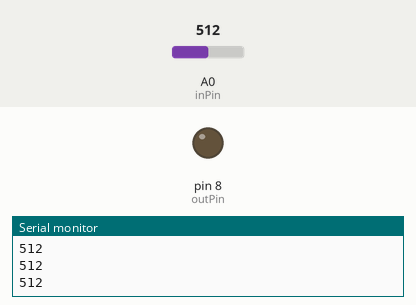
A sketch run on a simulated Arduino Uno, built with avr-gcc and run on an emulated ATmega328P. Shown: output pins drawn as LEDs (lit = HIGH), the last lines printed to the serial monitor. Inputs (shaded band) come from the test bench; at power-on: A0 (inPin) = 512.

Above: at 1.2 s.
1.3 s: A0 (inPin) set to 419
3.5 s: A0 (inPin) set to 395
At 4.9 s:
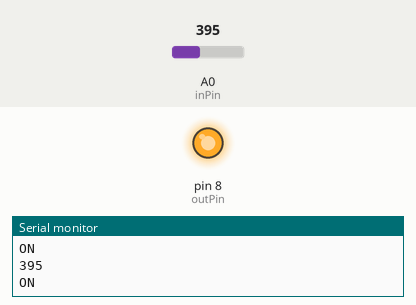
6.0 s: A0 (inPin) set to 511
At 7.7 s:
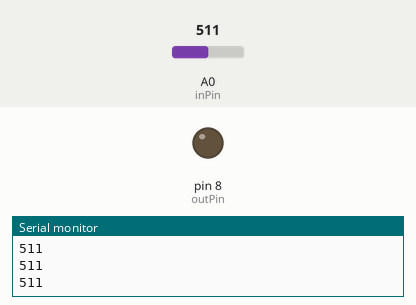
8.0 s: A0 (inPin) set to 306
At 9.6 s:
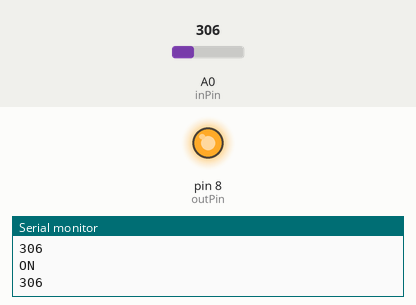
Timing chart, 0 to 11.5 s (numbered marks = the images above; inputs shaded):
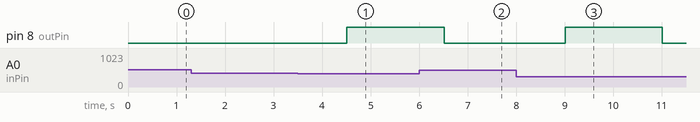

Measured:
- the behaviour switches between 412 and 411 on A0 (inPin) (found by bisection; images 0 and 1)
- after the input at 3.5 s, pin 8 (outPin): LOW → HIGH after 1.0 s
- after the input at 6.0 s, pin 8 (outPin): goes on until 6.5 s, then stays LOW
- after the input at 8.0 s, pin 8 (outPin): LOW → HIGH after 1.0 s, → LOW 2.0 s later

The sketch:

ball_return.ino
```cpp
#define outPin 8
#define inPin 0

const int tolerance = 100;
int emptyLevel;
long int timeNoticed;
bool noticed = false;

void setup()
{
  // initialize digital pin LED_BUILTIN as an output.
  pinMode(outPin, OUTPUT);
  pinMode(inPin, INPUT);
  Serial.begin(9600);

  emptyLevel = analogRead(inPin);
}

void loop()
{
  int x = analogRead(inPin);
  Serial.println(x);

  if(!noticed && emptyLevel - x > tolerance)
  {
    noticed = true;
    timeNoticed = millis();
  }

  if(noticed)
  {
    int elapsed = millis() - timeNoticed;

    if(elapsed <= 1000)
    {
      // wait 1 seconds
      Serial.println("NOTICED");
    }
    else if(elapsed <= 3000)
    {
      // turn on for 2 seconds
      digitalWrite(outPin, HIGH);
      Serial.println("ON");
    }
    else
    {
      // turn off and reset
      digitalWrite(outPin, LOW);
      noticed = false;
      Serial.println("OFF");
    }
  }
}
```
